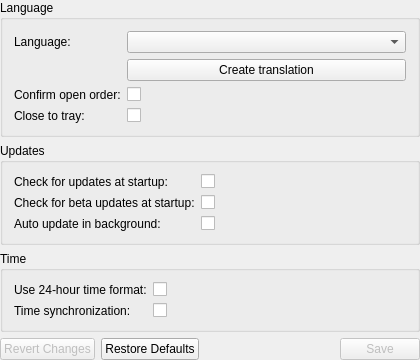
<?xml version="1.0" encoding="UTF-8"?>
<ui version="4.0">
 <class>SettingsGeneral</class>
 <widget class="QWidget" name="SettingsGeneral">
  <property name="geometry">
   <rect>
    <x>0</x>
    <y>0</y>
    <width>420</width>
    <height>339</height>
   </rect>
  </property>
  <property name="windowTitle">
   <string>SettingsGeneral</string>
  </property>
  <layout class="QVBoxLayout" name="verticalLayout">
   <property name="leftMargin">
    <number>0</number>
   </property>
   <property name="topMargin">
    <number>0</number>
   </property>
   <property name="rightMargin">
    <number>0</number>
   </property>
   <property name="bottomMargin">
    <number>0</number>
   </property>
   <item>
    <widget class="QGroupBox" name="languageGroupBox">
     <property name="sizePolicy">
      <sizepolicy hsizetype="Expanding" vsizetype="Expanding">
       <horstretch>0</horstretch>
       <verstretch>0</verstretch>
      </sizepolicy>
     </property>
     <property name="accessibleName">
      <string>SETTINGS_LANGUAGE</string>
     </property>
     <property name="title">
      <string>Language</string>
     </property>
     <layout class="QFormLayout" name="formLayout">
      <item row="0" column="0">
       <widget class="QLabel" name="languageLabel">
        <property name="accessibleName">
         <string>SETTINGS_LANGUAGE</string>
        </property>
        <property name="text">
         <string>Language:</string>
        </property>
       </widget>
      </item>
      <item row="0" column="1">
       <widget class="QComboBox" name="languageComboBox"/>
      </item>
      <item row="2" column="0">
       <widget class="QLabel" name="confirmOpenOrderLabel">
        <property name="accessibleName">
         <string>CONFIRM_ORDER_CHECK</string>
        </property>
        <property name="text">
         <string>Confirm open order:</string>
        </property>
       </widget>
      </item>
      <item row="2" column="1">
       <widget class="QCheckBox" name="confirmOpenOrderCheckBox">
        <property name="accessibleName">
         <string/>
        </property>
        <property name="text">
         <string/>
        </property>
       </widget>
      </item>
      <item row="3" column="0">
       <widget class="QLabel" name="closeToTrayLabel">
        <property name="accessibleName">
         <string>CLOSE_TO_TRAY</string>
        </property>
        <property name="text">
         <string>Close to tray:</string>
        </property>
       </widget>
      </item>
      <item row="3" column="1">
       <widget class="QCheckBox" name="closeToTrayCheckBox">
        <property name="toolTip">
         <string/>
        </property>
        <property name="accessibleName">
         <string/>
        </property>
        <property name="text">
         <string/>
        </property>
       </widget>
      </item>
      <item row="1" column="1">
       <widget class="QPushButton" name="showTranslationButton">
        <property name="accessibleName">
         <string>TR00121</string>
        </property>
        <property name="text">
         <string>Create translation</string>
        </property>
       </widget>
      </item>
     </layout>
    </widget>
   </item>
   <item>
    <widget class="QGroupBox" name="updatesGroupBox">
     <property name="sizePolicy">
      <sizepolicy hsizetype="Expanding" vsizetype="Expanding">
       <horstretch>0</horstretch>
       <verstretch>0</verstretch>
      </sizepolicy>
     </property>
     <property name="accessibleName">
      <string>SETTINGS_UPDATES</string>
     </property>
     <property name="title">
      <string>Updates</string>
     </property>
     <layout class="QFormLayout" name="formLayout_2">
      <item row="0" column="0">
       <widget class="QLabel" name="checkForUpdatesLabel">
        <property name="accessibleName">
         <string>SETTINGS_CHECK_UPDATES</string>
        </property>
        <property name="text">
         <string>Check for updates at startup:</string>
        </property>
       </widget>
      </item>
      <item row="0" column="1">
       <widget class="QCheckBox" name="checkForUpdatesCheckBox">
        <property name="text">
         <string/>
        </property>
       </widget>
      </item>
      <item row="1" column="0">
       <widget class="QLabel" name="checkForUpdatesBetaLabel">
        <property name="accessibleName">
         <string>SETTINGS_CHECK_UPDATES_BETA</string>
        </property>
        <property name="text">
         <string>Check for beta updates at startup:</string>
        </property>
       </widget>
      </item>
      <item row="1" column="1">
       <widget class="QCheckBox" name="checkForUpdatesBetaCheckBox">
        <property name="text">
         <string/>
        </property>
       </widget>
      </item>
      <item row="2" column="0">
       <widget class="QLabel" name="autoUpdateLabel">
        <property name="enabled">
         <bool>true</bool>
        </property>
        <property name="accessibleName">
         <string>SETTINGS_AUTO_UPDATE</string>
        </property>
        <property name="text">
         <string>Auto update in background:</string>
        </property>
       </widget>
      </item>
      <item row="2" column="1">
       <widget class="QCheckBox" name="autoUpdateCheckBox">
        <property name="enabled">
         <bool>true</bool>
        </property>
        <property name="text">
         <string/>
        </property>
       </widget>
      </item>
     </layout>
    </widget>
   </item>
   <item>
    <widget class="QGroupBox" name="timeGroupBox">
     <property name="sizePolicy">
      <sizepolicy hsizetype="Expanding" vsizetype="Expanding">
       <horstretch>0</horstretch>
       <verstretch>0</verstretch>
      </sizepolicy>
     </property>
     <property name="accessibleName">
      <string>SETTINGS_TIME</string>
     </property>
     <property name="title">
      <string>Time</string>
     </property>
     <layout class="QFormLayout" name="formLayout_3">
      <item row="0" column="0">
       <widget class="QLabel" name="use24HourTimeFormatLabel">
        <property name="accessibleName">
         <string>SETTINGS_USE_24HOUR_TIME_FORMAT</string>
        </property>
        <property name="text">
         <string>Use 24-hour time format:</string>
        </property>
       </widget>
      </item>
      <item row="1" column="0">
       <widget class="QLabel" name="timeSynchronizationLabel">
        <property name="accessibleName">
         <string>SETTINGS_TIME_SYNC</string>
        </property>
        <property name="text">
         <string>Time synchronization:</string>
        </property>
       </widget>
      </item>
      <item row="1" column="1">
       <widget class="QCheckBox" name="timeSynchronizationCheckBox">
        <property name="text">
         <string/>
        </property>
       </widget>
      </item>
      <item row="0" column="1">
       <widget class="QCheckBox" name="use24HourTimeFormatCheckBox">
        <property name="text">
         <string/>
        </property>
       </widget>
      </item>
     </layout>
    </widget>
   </item>
   <item>
    <layout class="QHBoxLayout" name="horizontalLayout">
     <item>
      <widget class="QPushButton" name="revertChangesButton">
       <property name="enabled">
        <bool>false</bool>
       </property>
       <property name="accessibleName">
        <string>SETTINGS_REVERT_CHANGES</string>
       </property>
       <property name="text">
        <string>Revert Changes</string>
       </property>
      </widget>
     </item>
     <item>
      <widget class="QPushButton" name="restoreDefaultsButton">
       <property name="accessibleName">
        <string>SETTINGS_RESTORE_DEFAULTS</string>
       </property>
       <property name="text">
        <string>Restore Defaults</string>
       </property>
      </widget>
     </item>
     <item>
      <spacer name="horizontalSpacer">
       <property name="orientation">
        <enum>Qt::Horizontal</enum>
       </property>
       <property name="sizeHint" stdset="0">
        <size>
         <width>40</width>
         <height>20</height>
        </size>
       </property>
      </spacer>
     </item>
     <item>
      <widget class="QPushButton" name="saveButton">
       <property name="enabled">
        <bool>false</bool>
       </property>
       <property name="accessibleName">
        <string>SETTINGS_SAVE</string>
       </property>
       <property name="text">
        <string>Save</string>
       </property>
      </widget>
     </item>
    </layout>
   </item>
  </layout>
 </widget>
 <layoutdefault spacing="6" margin="11"/>
 <tabstops>
  <tabstop>saveButton</tabstop>
  <tabstop>restoreDefaultsButton</tabstop>
  <tabstop>revertChangesButton</tabstop>
  <tabstop>languageComboBox</tabstop>
  <tabstop>showTranslationButton</tabstop>
  <tabstop>confirmOpenOrderCheckBox</tabstop>
  <tabstop>closeToTrayCheckBox</tabstop>
  <tabstop>checkForUpdatesCheckBox</tabstop>
  <tabstop>checkForUpdatesBetaCheckBox</tabstop>
  <tabstop>autoUpdateCheckBox</tabstop>
  <tabstop>use24HourTimeFormatCheckBox</tabstop>
  <tabstop>timeSynchronizationCheckBox</tabstop>
 </tabstops>
 <resources/>
 <connections>
  <connection>
   <sender>languageComboBox</sender>
   <signal>currentIndexChanged(int)</signal>
   <receiver>SettingsGeneral</receiver>
   <slot>anyValueChanged()</slot>
   <hints>
    <hint type="sourcelabel">
     <x>200</x>
     <y>43</y>
    </hint>
    <hint type="destinationlabel">
     <x>-39</x>
     <y>24</y>
    </hint>
   </hints>
  </connection>
  <connection>
   <sender>checkForUpdatesCheckBox</sender>
   <signal>stateChanged(int)</signal>
   <receiver>SettingsGeneral</receiver>
   <slot>anyValueChanged()</slot>
   <hints>
    <hint type="sourcelabel">
     <x>408</x>
     <y>164</y>
    </hint>
    <hint type="destinationlabel">
     <x>590</x>
     <y>24</y>
    </hint>
   </hints>
  </connection>
  <connection>
   <sender>autoUpdateCheckBox</sender>
   <signal>stateChanged(int)</signal>
   <receiver>SettingsGeneral</receiver>
   <slot>anyValueChanged()</slot>
   <hints>
    <hint type="sourcelabel">
     <x>408</x>
     <y>202</y>
    </hint>
    <hint type="destinationlabel">
     <x>550</x>
     <y>43</y>
    </hint>
   </hints>
  </connection>
  <connection>
   <sender>confirmOpenOrderCheckBox</sender>
   <signal>stateChanged(int)</signal>
   <receiver>SettingsGeneral</receiver>
   <slot>anyValueChanged()</slot>
   <hints>
    <hint type="sourcelabel">
     <x>231</x>
     <y>91</y>
    </hint>
    <hint type="destinationlabel">
     <x>-6</x>
     <y>68</y>
    </hint>
   </hints>
  </connection>
  <connection>
   <sender>closeToTrayCheckBox</sender>
   <signal>stateChanged(int)</signal>
   <receiver>SettingsGeneral</receiver>
   <slot>anyValueChanged()</slot>
   <hints>
    <hint type="sourcelabel">
     <x>339</x>
     <y>110</y>
    </hint>
    <hint type="destinationlabel">
     <x>-5</x>
     <y>108</y>
    </hint>
   </hints>
  </connection>
  <connection>
   <sender>checkForUpdatesBetaCheckBox</sender>
   <signal>stateChanged(int)</signal>
   <receiver>SettingsGeneral</receiver>
   <slot>anyValueChanged()</slot>
   <hints>
    <hint type="sourcelabel">
     <x>408</x>
     <y>183</y>
    </hint>
    <hint type="destinationlabel">
     <x>577</x>
     <y>57</y>
    </hint>
   </hints>
  </connection>
  <connection>
   <sender>timeSynchronizationCheckBox</sender>
   <signal>stateChanged(int)</signal>
   <receiver>SettingsGeneral</receiver>
   <slot>anyValueChanged()</slot>
   <hints>
    <hint type="sourcelabel">
     <x>262</x>
     <y>276</y>
    </hint>
    <hint type="destinationlabel">
     <x>451</x>
     <y>274</y>
    </hint>
   </hints>
  </connection>
  <connection>
   <sender>use24HourTimeFormatCheckBox</sender>
   <signal>stateChanged(int)</signal>
   <receiver>SettingsGeneral</receiver>
   <slot>anyValueChanged()</slot>
   <hints>
    <hint type="sourcelabel">
     <x>148</x>
     <y>248</y>
    </hint>
    <hint type="destinationlabel">
     <x>438</x>
     <y>246</y>
    </hint>
   </hints>
  </connection>
 </connections>
 <slots>
  <slot>anyValueChanged()</slot>
 </slots>
</ui>
